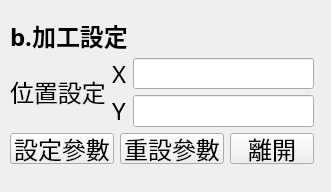
<?xml version="1.0" encoding="UTF-8"?>
<ui version="4.0">
 <class>Form</class>
 <widget class="QWidget" name="Form">
  <property name="geometry">
   <rect>
    <x>0</x>
    <y>0</y>
    <width>331</width>
    <height>192</height>
   </rect>
  </property>
  <property name="sizePolicy">
   <sizepolicy hsizetype="Preferred" vsizetype="Fixed">
    <horstretch>0</horstretch>
    <verstretch>0</verstretch>
   </sizepolicy>
  </property>
  <property name="windowTitle">
   <string>Form</string>
  </property>
  <widget class="QWidget" name="">
   <property name="geometry">
    <rect>
     <x>10</x>
     <y>20</y>
     <width>304</width>
     <height>144</height>
    </rect>
   </property>
   <layout class="QGridLayout" name="gridLayout">
    <item row="0" column="0" colspan="3">
     <widget class="QLabel" name="label">
      <property name="sizePolicy">
       <sizepolicy hsizetype="Preferred" vsizetype="Fixed">
        <horstretch>0</horstretch>
        <verstretch>0</verstretch>
       </sizepolicy>
      </property>
      <property name="font">
       <font>
        <family>微軟正黑體</family>
        <pointsize>18</pointsize>
        <weight>75</weight>
        <bold>true</bold>
       </font>
      </property>
      <property name="text">
       <string>b.加工設定</string>
      </property>
     </widget>
    </item>
    <item row="1" column="0" rowspan="2">
     <widget class="QLabel" name="label_28">
      <property name="sizePolicy">
       <sizepolicy hsizetype="Fixed" vsizetype="Maximum">
        <horstretch>0</horstretch>
        <verstretch>0</verstretch>
       </sizepolicy>
      </property>
      <property name="maximumSize">
       <size>
        <width>150</width>
        <height>40</height>
       </size>
      </property>
      <property name="font">
       <font>
        <family>微軟正黑體</family>
        <pointsize>18</pointsize>
       </font>
      </property>
      <property name="text">
       <string>位置設定</string>
      </property>
      <property name="alignment">
       <set>Qt::AlignLeading|Qt::AlignLeft|Qt::AlignVCenter</set>
      </property>
     </widget>
    </item>
    <item row="1" column="1">
     <widget class="QLabel" name="label_29">
      <property name="sizePolicy">
       <sizepolicy hsizetype="Fixed" vsizetype="Maximum">
        <horstretch>0</horstretch>
        <verstretch>0</verstretch>
       </sizepolicy>
      </property>
      <property name="maximumSize">
       <size>
        <width>150</width>
        <height>40</height>
       </size>
      </property>
      <property name="font">
       <font>
        <family>微軟正黑體</family>
        <pointsize>18</pointsize>
       </font>
      </property>
      <property name="text">
       <string>X</string>
      </property>
      <property name="alignment">
       <set>Qt::AlignLeading|Qt::AlignLeft|Qt::AlignVCenter</set>
      </property>
     </widget>
    </item>
    <item row="1" column="2">
     <widget class="QLineEdit" name="X">
      <property name="sizePolicy">
       <sizepolicy hsizetype="Fixed" vsizetype="Fixed">
        <horstretch>0</horstretch>
        <verstretch>0</verstretch>
       </sizepolicy>
      </property>
      <property name="font">
       <font>
        <family>微軟正黑體</family>
        <pointsize>18</pointsize>
       </font>
      </property>
     </widget>
    </item>
    <item row="2" column="1">
     <widget class="QLabel" name="label_30">
      <property name="sizePolicy">
       <sizepolicy hsizetype="Fixed" vsizetype="Maximum">
        <horstretch>0</horstretch>
        <verstretch>0</verstretch>
       </sizepolicy>
      </property>
      <property name="maximumSize">
       <size>
        <width>150</width>
        <height>40</height>
       </size>
      </property>
      <property name="font">
       <font>
        <family>微軟正黑體</family>
        <pointsize>18</pointsize>
       </font>
      </property>
      <property name="text">
       <string>Y</string>
      </property>
      <property name="alignment">
       <set>Qt::AlignLeading|Qt::AlignLeft|Qt::AlignVCenter</set>
      </property>
     </widget>
    </item>
    <item row="2" column="2">
     <widget class="QLineEdit" name="Y">
      <property name="sizePolicy">
       <sizepolicy hsizetype="Fixed" vsizetype="Fixed">
        <horstretch>0</horstretch>
        <verstretch>0</verstretch>
       </sizepolicy>
      </property>
      <property name="font">
       <font>
        <family>微軟正黑體</family>
        <pointsize>18</pointsize>
       </font>
      </property>
     </widget>
    </item>
    <item row="3" column="0" colspan="3">
     <layout class="QHBoxLayout" name="horizontalLayout">
      <item>
       <widget class="QPushButton" name="setup">
        <property name="sizePolicy">
         <sizepolicy hsizetype="Fixed" vsizetype="Fixed">
          <horstretch>0</horstretch>
          <verstretch>0</verstretch>
         </sizepolicy>
        </property>
        <property name="maximumSize">
         <size>
          <width>200</width>
          <height>16777215</height>
         </size>
        </property>
        <property name="font">
         <font>
          <family>微軟正黑體</family>
          <pointsize>18</pointsize>
         </font>
        </property>
        <property name="text">
         <string>設定參數</string>
        </property>
       </widget>
      </item>
      <item>
       <widget class="QPushButton" name="reset">
        <property name="sizePolicy">
         <sizepolicy hsizetype="Maximum" vsizetype="Fixed">
          <horstretch>0</horstretch>
          <verstretch>0</verstretch>
         </sizepolicy>
        </property>
        <property name="maximumSize">
         <size>
          <width>200</width>
          <height>16777215</height>
         </size>
        </property>
        <property name="font">
         <font>
          <family>微軟正黑體</family>
          <pointsize>18</pointsize>
         </font>
        </property>
        <property name="text">
         <string>重設參數</string>
        </property>
       </widget>
      </item>
      <item>
       <widget class="QPushButton" name="escape">
        <property name="sizePolicy">
         <sizepolicy hsizetype="Fixed" vsizetype="Fixed">
          <horstretch>0</horstretch>
          <verstretch>0</verstretch>
         </sizepolicy>
        </property>
        <property name="maximumSize">
         <size>
          <width>200</width>
          <height>16777215</height>
         </size>
        </property>
        <property name="font">
         <font>
          <family>微軟正黑體</family>
          <pointsize>18</pointsize>
         </font>
        </property>
        <property name="text">
         <string>離開</string>
        </property>
       </widget>
      </item>
     </layout>
    </item>
   </layout>
  </widget>
 </widget>
 <resources/>
 <connections/>
</ui>
